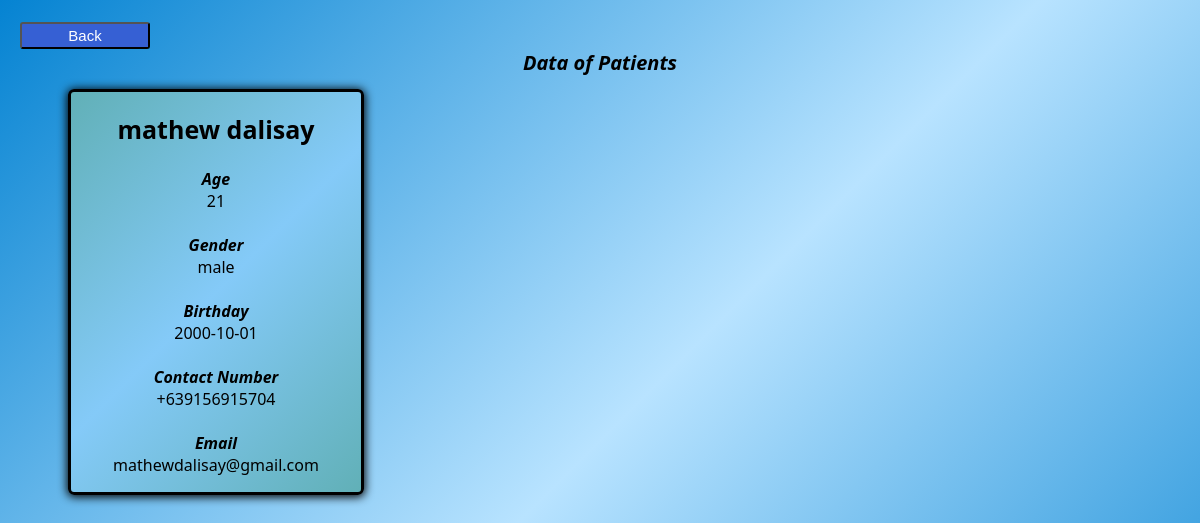
Screenshot of /users/view-patients.php (signed in) with the database file from the repository.
### tables this page shows
CREATE TABLE `patients` (
  `id` int(11) NOT NULL,
  `email` varchar(50) NOT NULL,
  `password` varchar(20) NOT NULL,
  `first_name` varchar(30) NOT NULL,
  `last_name` varchar(30) NOT NULL,
  `age` int(20) NOT NULL,
  `gender` varchar(20) NOT NULL,
  `date_of_birth` date NOT NULL,
  `mobile_number` varchar(13) NOT NULL,
  `hmo` varchar(20) NOT NULL,
  `patient_id` int(50) NOT NULL,
  `v_code` varchar(20) NOT NULL,
  `email_status` int(11) NOT NULL,
  `date_time_created` datetime NOT NULL,
  `date_time_updated` datetime DEFAULT NULL,
  `remarks` varchar(20) DEFAULT NULL
);

### users/view-patients.php (the view, shortened to what this page needs)
<?php
include('../connection.php');
?>
<!DOCTYPE html>
<html lang="en">
<head>
    <link rel="stylesheet" href="../css/view-patients.css">
</head>
<body>
<br>
<div class="back">
    <form action="home.php" method="POST">
        <input type="submit" name="home" value="Back">
    </form>
</div>
<h2><i>Data of Patients</i></h2>
<?php
$query_patients = "SELECT * FROM patients";
$run = mysqli_query($conn,$query_patients);
if(mysqli_num_rows($run) > 0){
    foreach($run as $row){
        ?>
        <ul class="card-container">
            <li>
                <div class= "card">
                        <div class="card-body">
                            <h3><?php echo $row ['first_name'] . " ".  $row ['last_name']?></h3><br>
                            <b><i><label for="">Age</label></i></b><br>
                            <?php echo $row ['age']?><br><br>
                            <b><i><label for="">Gender</label></b></i><br>
                            <?php echo $row ['gender']?><br><br>
                            <b><i><label for="">Birthday</label></b></i><br>
                            <?php echo $row ['date_of_birth']?><br><br>
                            <b><i><label for="">Contact Number</label></b></i><br>
                            <?php echo $row ['mobile_number']?><br><br>
                            <b><i><label for="">Email</label></b></i><br>
                            <?php echo $row ['email']?><br><br>
                        </div>
                </div>
            </li>
        </ul>
        <?php
    }
}else{
    echo "No Patients ". $conn->error;
}
?>
</body>
</html>

### css/view-patients.css (style rules this page uses)
* { margin: 0px; padding: 0px; }
body { background: linear-gradient(135deg, #0583d2, #b8e3ff, #0583d2); font-family: 'Segoe UI', Tahoma, Geneva, Verdana, sans-serif; padding-bottom: 800px; }
.back form input[type= submit] { justify-content: center; width: 130px; font-size: 15px; padding: 3px 6px; border-radius: 3px; box-sizing: border-box; background-color: #3660D4; color: white; margin-left: 20px; text-align: center; }
h2 { text-align: center; font-size: 20px; padding-bottom: 5px; }
.card { width: 250px; height: 360px; background: linear-gradient(135deg, #61b0b7, #84caf8, #61b0b7); border-radius: 6px; position: inherit; box-shadow: 0px 1px 10px 1px #000; padding: 20px 20px ; margin-left: 60px; border: solid black; }
.card .card-body { text-align: center; }
.card-container li { list-style-type:none; padding:.5em .5em .5em .5em; float:left; text-align:left; margin: 0 auto; }
.card-container h3 { font-size: 25px; }
b { padding: 3px; }

### rows the page displays
patients: first_name "mathew", last_name "dalisay", age "21", gender "male", date_of_birth "2000-10-01", mobile_number "+639156915704", email "mathewdalisay@gmail.com"
